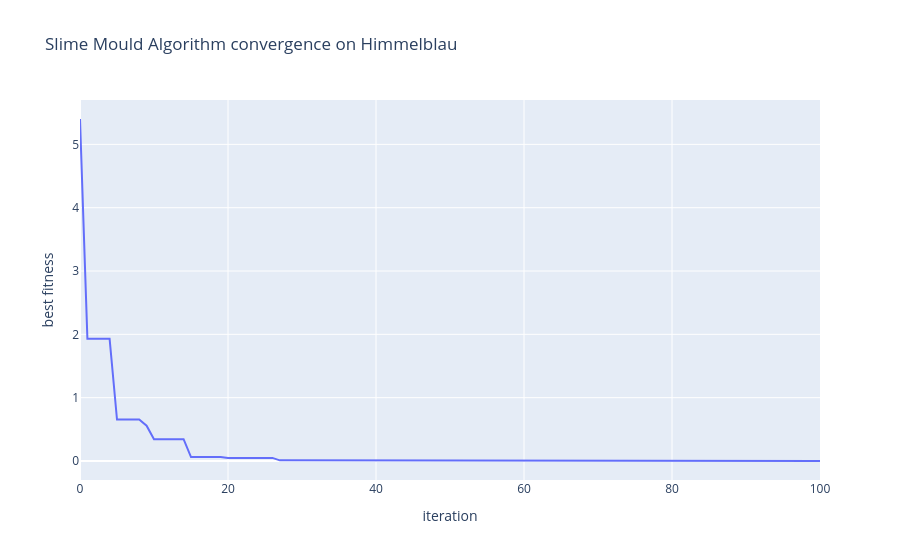

Here is the notebook cell this chart was saved with:
### Code cell
go.Figure(go.Scatter(y=result.fitness_history)).update_layout(
    title='Slime Mould Algorithm convergence on Himmelblau', xaxis_title='iteration', yaxis_title='best fitness'
).show()
